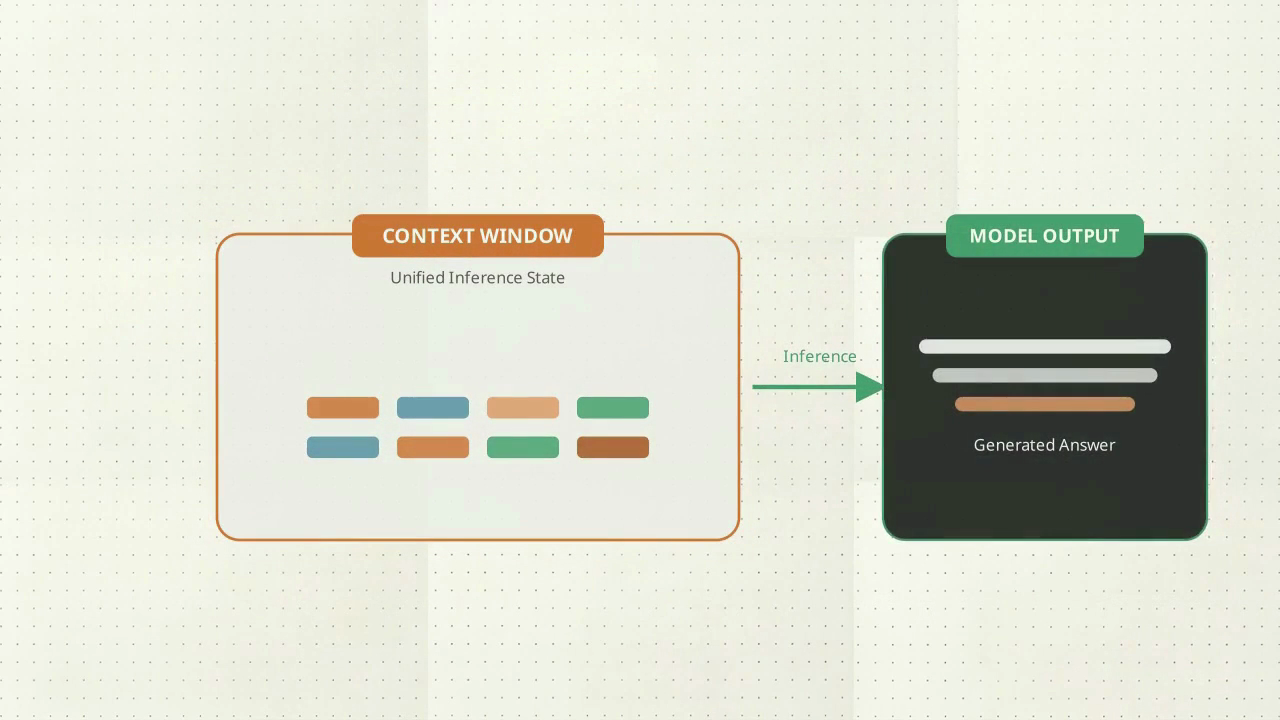
#> input picture video-audit/context-window-repair-2026-09-26/frames/f03240.png, 1280 x 720 px
$ python -i build_engagement_trap_v12.py   (imports and definitions only)
#> lines starting #> are read from the running program, lines starting #| are printed output that depends on the picture
### scripts/video/ken_burns_path.py
#!/usr/bin/env python
"""KEN BURNS PATH — a multi-region camera move over ONE still, timed to narration.

The single-region recipe in README.md (fit full-height + blurred side bars +
zoompan) is for a still that is shown whole. This is for the other case: a dense
illustration whose REGIONS answer successive narration beats. The camera crops
16:9 windows straight out of the image and glides between them, so the frame is
always full-bleed (no bars) and each beat lands on the thing being said.

Beats are given in the image's own pixel coordinates as (cx, cy, w) — the window
centre and its WIDTH; height is derived from the output aspect, so a window is
always 16:9 no matter what shape the source is. Within a beat the move is
smoothstepped, i.e. it eases out of rest and back to rest, so the camera settles
at every narration boundary instead of sliding through it.

Pick the beat boundaries from scenes.py cuts that already bracket the narration —
inheriting the original's cut rhythm beats inventing one.

Spec (JSON):
  {"image": "...jpg", "fps": 30, "out_w": 1280, "out_h": 720, "upscale": 3,
   "beats": [{"label": "title", "frames": 219,
              "from": [701, 395, 1402], "to": [701, 282, 1000]}, ...]}

A beat may omit "from" to continue from the previous beat's "to" (the usual case
— that is what makes the path continuous).

Rings (post-crop highlights, owner rule 2026-09-10): capture the board ONCE,
unmarked, and let this tool draw every highlight AFTER the crop. The stroke is a
FIXED ON-SCREEN WIDTH (owner rule 2026-09-26): 6 px at 1080p, i.e. 4 px in the
1280x720 delivery frame, whatever the camera's zoom on the board. It supersedes
the 2026-09-21 rule (stroke scaled with the artwork); videos shipped under either
earlier rule are not rebuilt. The capture's
rects.json supplies the rectangles; the spec lists them on the LEG's own frame
timeline (half-open [start, end)):

  "rings": [{"start": 0, "end": 219, "rect": [x, y, w, h], "color": "#1652f0",
             "pad": 0, "radius": 14}, ...]

`rect` is in image pixels (rects.json CSS px x 4 for a dsf4 capture). The
stroke's INNER edge sits `pad` image px outside the rect (0 = trace the outer
component boundary, the whole-card case); `radius` is the corner radius in
image px. Overlapping ring spans draw together, so combined states need no
special handling: list both.

A beat's "from"/"to" may be {"fit": [x, y, w, h], "margin": 24, "pad": 0}
instead of [cx, cy, w]: the camera window is derived from that padded ring
rectangle so the whole ring sits inside the frame with `margin` output px of
clearance (grader rule: never choose ring and camera coordinates
independently). Widen `margin` to hold a wider view.

Usage:
  ken_burns_path.py spec.json out.mkv          # lossless FFV1 leg for the concat
  ken_burns_path.py spec.json --preview DIR    # just the keyframe stills, to eyeball framing
"""
import argparse
import json
import subprocess
import sys

import cv2

RING_PX_1080 = 6      # owner rule 2026-09-26: fixed on-screen stroke, 6 px at 1080p, at any zoom


def ring_px(out_h=720):
    """Stroke weight in output px for a frame `out_h` px tall: 6 px at 1080p scaled to the
    delivery height (4 px at 720p). Independent of the camera's zoom on the board."""
    return max(1, int(round(RING_PX_1080 * out_h / 1080)))


RING_PX = ring_px(720)   # 4: the delivery stroke, also used for fit-to-ring camera margins

FFMPEG = subprocess.run(
    [sys.executable, "-c", "import imageio_ffmpeg,sys; sys.stdout.write(imageio_ffmpeg.get_ffmpeg_exe())"],
    capture_output=True, text=True, check=True).stdout.strip()


def smoothstep(t):
    return t * t * (3.0 - 2.0 * t)


# [8 lines left out: function window, not called in this run]


def hex_bgr(h):
    h = h.lstrip("#")
    return (int(h[4:6], 16), int(h[2:4], 16), int(h[0:2], 16))


# [150 lines left out: functions fit_window, resolve, draw_ring, rings_for, main, not called in this run]


# [2 lines that do not run on import are left out]

### scripts/video/build_engagement_trap_v12.py
#!/usr/bin/env python3
"""Approved targeted repair of the verified live v10. Review candidate only."""
from pathlib import Path
import argparse, hashlib, json, math, subprocess, wave
import cv2, numpy as np, imageio_ffmpeg
from PIL import Image, ImageDraw, ImageFont
from ken_burns_path import draw_ring, hex_bgr, ring_px
ROOT=Path(__file__).resolve().parents[2]
OUT=ROOT/'video-audit/engagement-trap-build-2026-09-29-v12'
SRC=ROOT/'course-assets/engagement-trap/engagement-trap.mp4'
DEST=ROOT/'Prompts/engagement-trap-v12.mp4'
# [1 line that did not run here, left out]
FPS=30; SR=48000; SPF=1600; N=8108; W=1280; H=720
EXPECTED='edb8ed9171d06d3755335f0b63985424cbc59ef32c8411a0d63bb749ba0e7740'
# All cut points are inside measured low-energy intervals. The last cut is the
# rollout-assertion lead-in, ending in the quiet interval before "after".
CUTS=[(4538,4643,'Remove compulsory rejection sentence'),
      (5032,5144,'Remove absolute revenue clause'),
      (6646,6705,'Remove Interrupting alerts now appear; join prompts to pause with after fifteen minutes')]
PURPLE='#6e51ff'; BLUE='#1652f0'; AMBER='#a9760c'; TEAL='#0e8f86'; INK='#26333d'; PAPER='#f5f6e9'
FONT='/System/Library/Fonts/Supplemental/Arial.ttf'
BOLD='/System/Library/Fonts/Supplemental/Arial Bold.ttf'
def font(n,bold=False):return ImageFont.truetype(BOLD if bold else FONT,n)
def sha(p):return hashlib.sha256(Path(p).read_bytes()).hexdigest()
def writewav(path,x):
 with wave.open(str(path),'wb') as w:
  w.setnchannels(1);w.setsampwidth(2);w.setframerate(SR);w.writeframes(np.rint(np.clip(x,-32768,32767)).astype(np.int16).tobytes())
def readwav(path):
 with wave.open(str(path)) as w:return np.frombuffer(w.readframes(w.getnframes()),np.int16).astype(np.float64)
def rounded(d,box,fill,outline=None,width=2,r=20):d.rounded_rectangle(tuple(map(int,box)),radius=r,fill=fill,outline=outline,width=width)
def txt(d,xy,s,size=28,color=INK,bold=False,anchor=None):d.text(xy,s,font=font(size,bold),fill=color,anchor=anchor)
def smooth(t):t=min(1,max(0,t));return t*t*(3-2*t)

# [44 lines left out: function graphic, not called in this run]

class Board:
 # [14 lines left out: functions __init__, frame, not called in this run]
BOARDS={}
def boardframe(name,rect=None,color=PURPLE):
 if name not in BOARDS:BOARDS[name]=Board(name)
 return BOARDS[name].frame(rect,color)

# [28 lines left out: function corrected_phone, not called in this run]
def corrected_amount(frame,t=2):
 im=Image.fromarray(cv2.cvtColor(frame,cv2.COLOR_BGR2RGB));d=ImageDraw.Draw(im)
 d.rectangle((181,346,423,438),fill='#e8ecdf')
 txt(d,(302,360),'UP TO',18,INK,True,'mm')
 txt(d,(302,397),'$17.1B',45,INK,True,'mm')
 txt(d,(302,429),'SETTLEMENT',16,INK,True,'mm')
 alpha=smooth(t/.65)
 if alpha<1:
  patch=im.crop((181,346,424,439));blank=Image.new('RGB',patch.size,PAPER)
  im.paste(Image.blend(blank,patch,alpha),(181,346))
 return cv2.cvtColor(np.asarray(im),cv2.COLOR_RGB2BGR)

# Visual map in source frames; no audio split at a picture-only boundary.
VISUALS=[
 (908,1455,'comparison'),(1455,1767,'followups'),(1767,2121,'comparison'),
 (2121,2309,'time'),(2309,2594,'comparison'),
 (4368,4860,'stopping-point'),(5751,5922,'phone'),(5922,6197,'amount'),
 (6197,6595,'stopping-points'),(6595,6788,'pause'),(6788,7368,'stopping-points')]
# Phone -> amount boundary is validated against current source scene cuts.

# [25 lines left out: function changed_visual, not called in this run]

class Stream:
 def __init__(self):
  self.proc=subprocess.Popen([FF,'-v','error','-threads','2','-i',str(SRC),'-map','0:v','-an','-f','rawvideo','-pix_fmt','bgr24','-'],stdout=subprocess.PIPE)
  self.n=-1;self.frame=None
 # [6 lines left out: function at, not called in this run]
 def close(self):
  self.proc.stdout.close();self.proc.terminate();self.proc.wait()

# [52 lines left out: function main, not called in this run]
# [1 line not run here, left out]

>>> import cv2
>>> picture = cv2.imread('../../video-audit/context-window-repair-2026-09-26/frames/f03240.png')
#> picture is the input picture: shape (720, 1280, 3); mean B, G, R 206.2, 219.3, 217.1
>>> result = corrected_amount(picture)
#> in corrected_amount, `return cv2.cvtColor(np.asarray(im),cv2.COLOR_RGB2BGR)`:
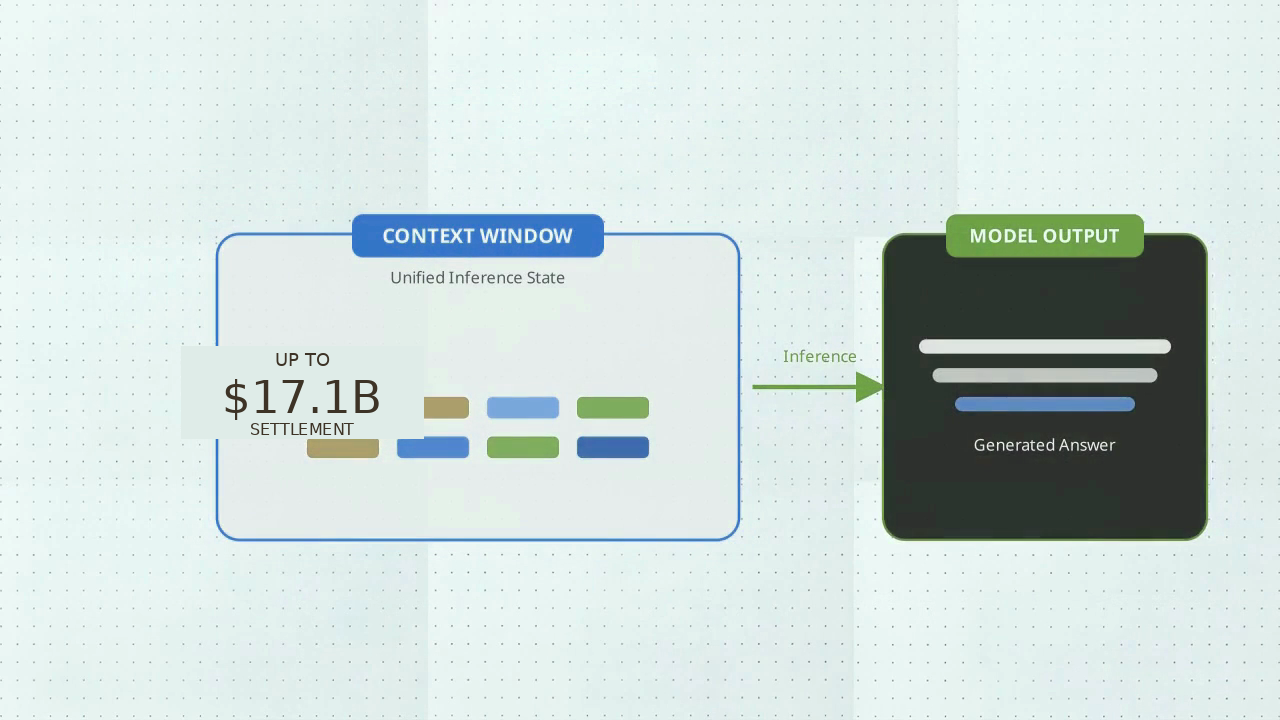
#> returned value: shape (720, 1280, 3); mean R, G, B 206.1, 219.1, 216.8
